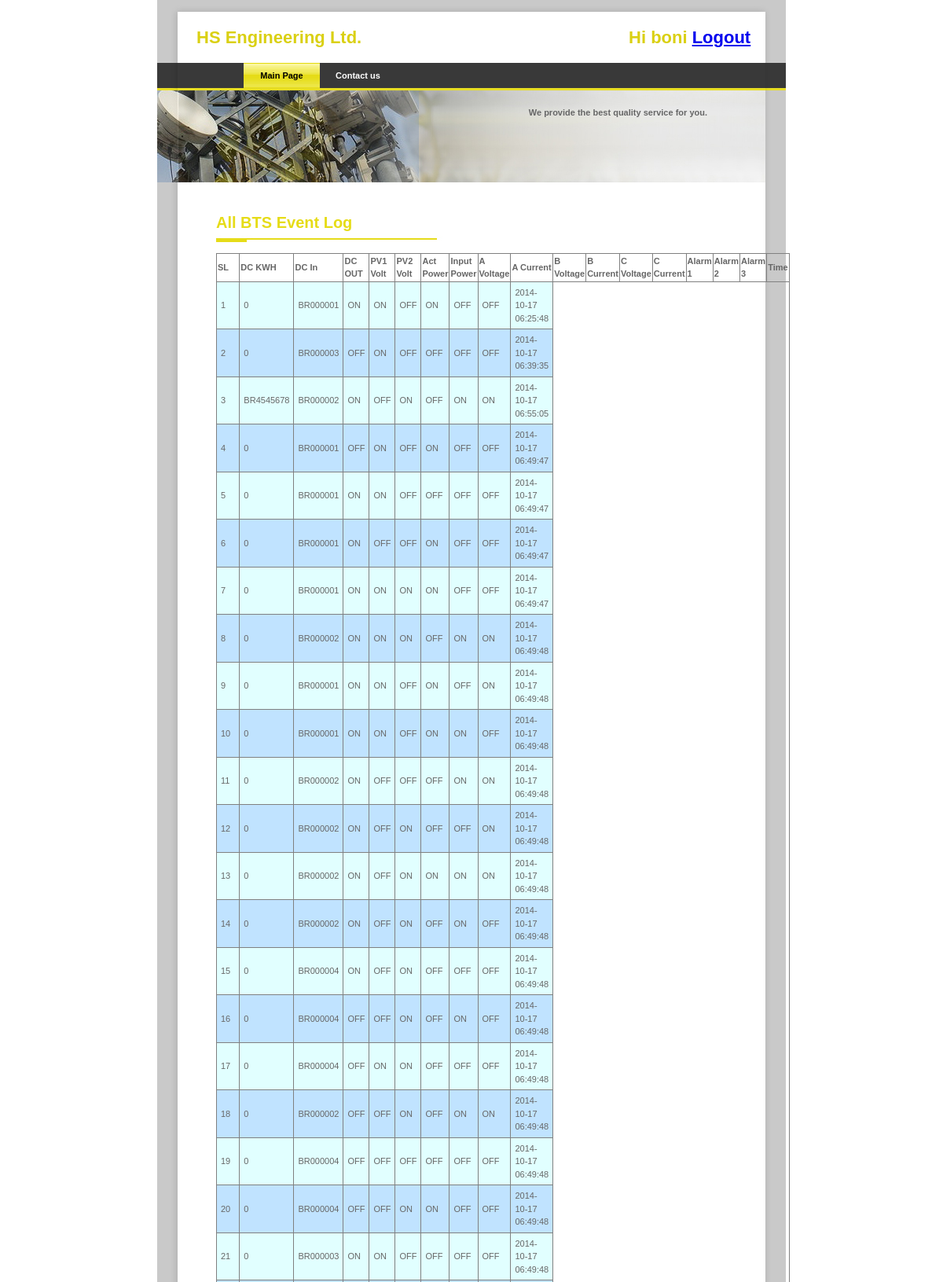
/robi/log_base.php (signed in, upper part), run on the app's committed database.
### tables this page shows
CREATE TABLE IF NOT EXISTS `bts_event_log` (
  `id` int(11) NOT NULL AUTO_INCREMENT,
  `bts_id` varchar(50) NOT NULL COMMENT 'id of s informationtable ''bt''',
  `door` tinyint(1) NOT NULL COMMENT '1=on, 0= off',
  `generator` tinyint(1) NOT NULL COMMENT '1=on, 0= off',
  `main` tinyint(1) NOT NULL COMMENT '1=on, 0= off',
  `aviation` tinyint(1) NOT NULL COMMENT '1=on, 0= off',
  `esc` tinyint(1) NOT NULL COMMENT '1=on, 0= off',
  `others` tinyint(1) NOT NULL COMMENT '1=on, 0= off',
  `user_id` int(11) NOT NULL COMMENT 'id of table "users"',
  `card_number` varchar(100) NOT NULL,
  `operation_method` varchar(50) NOT NULL COMMENT 'web or device',
  `status` tinyint(1) NOT NULL COMMENT '1=active, 0=inactive',
  `create_date` datetime NOT NULL,
  `modify_date` timestamp NOT NULL DEFAULT CURRENT_TIMESTAMP ON UPDATE CURRENT_TIMESTAMP,
  PRIMARY KEY (`id`)
);

### robi/log_base.php (the view, shortened to what this page needs)
<?php include('header.php');?>
    <div id="templatemo_header_pic">
      <div id="templatemo_slogan">We provide the best quality service for you.</div>
    </div>
  <div id="templatemo_content">
     <div id="templatemo_top" style="min-height:400px;">
      <h1>All BTS Event Log</h1>
      <p>
		<div style="width:650px; float:left">
			<table border="1"  style="width:100%; border-collapse:collapse">
										<tr>
											<th>SL</th>
											<th>DC KWH</th>
											<th>DC In</th>
											<th>DC OUT</th>
											<th>PV1 Volt</th>
											<th>PV2 Volt</th>
											<th>Act Power</th>
											<th>Input Power</th>
											<th>A Voltage</th>
											<th>A Current</th>
											<th>B Voltage</th>
											<th>B Current</th>
											<th>C Voltage</th>
											<th>C Current</th>
											<th>Alarm 1</th>
											<th>Alarm 2</th>
											<th>Alarm 3</th>
											<th>Time</th>
										</tr>
						<?php
						$dbhost       = "localhost";
						$dbuser = "root";
						$dbpass = "";
						$conn = mysqli_connect($dbhost, $dbuser, $dbpass);
						$sql = 'SELECT * FROM powertec_robi.bts_event_log';
						$result = mysqli_query( $conn, $sql  );
						$i=1;
						while($row = mysqli_fetch_array($result))
						{
											$class=$i%2;
											if($class==1)
												$class ='odd';
											else
												$class ='even';
											?>
											<tr class="<?php echo $class;?>">
											<td><?php echo $i; ?></td>
											<td><?php if(!empty($row['card_number'])) {echo $row['card_number'];} else {echo $row['user_id'] ;} ?></td>
											<td><?php echo $row['bts_id'] ; ?></td>
											<td><?php echo status_text($row['door']);?></td>
											<td><?php echo status_text($row['generator']) ; ?></td>
											<td><?php echo status_text($row['main']) ; ?></td>
											<td><?php echo status_text($row['aviation']) ; ?></td>
											<td><?php echo status_text($row['esc']) ; ?></td>
											<td><?php echo status_text($row['others']) ; ?></td>
											<td><?php echo $row['modify_date'] ; ?></td>
										</tr>
						<?php
						$i++;
						}?>
						</table>
		</div>
	  </p>
    </div>
    <?php
  function status_text($value){
	if($value==0)
		return "OFF";
	else
		Return "ON";
  }
  ?>
  </div>
<?php include('footer.php');?>

### robi/templatemo_style.css (style rules this page uses)
body { margin: 0; padding:0; font-family: Arial, Helvetica, sans-serif; font-size: 11px; line-height: 1.5em; color: #666666; }
h1 { height: 33px; font-size: 20px; font-weight: bold; color: #e6dc18; background: url(images/templatemo_h1.jpg) no-repeat; }
#templatemo_header_pic { height: 117px; background: url(images/templatemo_slogan.jpg) no-repeat; }
#templatemo_slogan { float: right; width: 700px; text-align: right; padding-right: 100px; padding-top: 20px; font-weight: bold; }
#templatemo_content { width: 800px; }
#templatemo_top { float: left; width: 650px; margin-top: 30px; padding-left: 75px; text-align: justify; }

### robi/log_base.php (style rules this page uses)
table tr td { padding:5px; }
.odd { background-color:#E1FFFF; }
.even { background-color:#C0E3FF; }

### data on the page
bts_event_log: user "0", bts "BR000001", door "ON", generator "ON", main "OFF", aviation "ON", esc "OFF", others "OFF", modify_date "2014-10-17 06:25:48"
bts_event_log: user "0", bts "BR000003", door "OFF", generator "ON", main "OFF", aviation "OFF", esc "OFF", others "OFF", modify_date "2014-10-17 06:39:35"
bts_event_log: card_number "BR4545678", bts "BR000002", door "ON", generator "OFF", main "ON", aviation "OFF", esc "ON", others "ON", modify_date "2014-10-17 06:55:05"
bts_event_log: user "0", bts "BR000001", door "OFF", generator "ON", main "OFF", aviation "ON", esc "OFF", others "OFF", modify_date "2014-10-17 06:49:47"
bts_event_log: user "0", bts "BR000001", door "ON", generator "ON", main "OFF", aviation "OFF", esc "OFF", others "OFF", modify_date "2014-10-17 06:49:47"
bts_event_log: user "0", bts "BR000001", door "ON", generator "OFF", main "OFF", aviation "ON", esc "OFF", others "OFF", modify_date "2014-10-17 06:49:47"
bts_event_log: user "0", bts "BR000001", door "ON", generator "ON", main "ON", aviation "ON", esc "OFF", others "OFF", modify_date "2014-10-17 06:49:47"
bts_event_log: user "0", bts "BR000002", door "ON", generator "ON", main "ON", aviation "OFF", esc "ON", others "ON", modify_date "2014-10-17 06:49:48"
bts_event_log: user "0", bts "BR000001", door "ON", generator "ON", main "OFF", aviation "ON", esc "OFF", others "ON", modify_date "2014-10-17 06:49:48"
bts_event_log: user "0", bts "BR000001", door "ON", generator "ON", main "OFF", aviation "ON", esc "ON", others "OFF", modify_date "2014-10-17 06:49:48"
bts_event_log: user "0", bts "BR000002", door "ON", generator "OFF", main "OFF", aviation "OFF", esc "ON", others "ON", modify_date "2014-10-17 06:49:48"
bts_event_log: user "0", bts "BR000002", door "ON", generator "OFF", main "ON", aviation "OFF", esc "OFF", others "ON", modify_date "2014-10-17 06:49:48"
bts_event_log: user "0", bts "BR000002", door "ON", generator "OFF", main "ON", aviation "ON", esc "ON", others "ON", modify_date "2014-10-17 06:49:48"
bts_event_log: user "0", bts "BR000002", door "ON", generator "OFF", main "ON", aviation "OFF", esc "ON", others "OFF", modify_date "2014-10-17 06:49:48"
bts_event_log: user "0", bts "BR000004", door "ON", generator "OFF", main "ON", aviation "OFF", esc "OFF", others "OFF", modify_date "2014-10-17 06:49:48"
bts_event_log: user "0", bts "BR000004", door "OFF", generator "OFF", main "ON", aviation "OFF", esc "ON", others "OFF", modify_date "2014-10-17 06:49:48"
bts_event_log: user "0", bts "BR000004", door "OFF", generator "ON", main "ON", aviation "OFF", esc "OFF", others "OFF", modify_date "2014-10-17 06:49:48"
bts_event_log: user "0", bts "BR000002", door "OFF", generator "OFF", main "ON", aviation "OFF", esc "ON", others "ON", modify_date "2014-10-17 06:49:48"
bts_event_log: user "0", bts "BR000004", door "OFF", generator "OFF", main "OFF", aviation "OFF", esc "OFF", others "OFF", modify_date "2014-10-17 06:49:48"
bts_event_log: user "0", bts "BR000004", door "OFF", generator "OFF", main "ON", aviation "ON", esc "OFF", others "OFF", modify_date "2014-10-17 06:49:48"
bts_event_log: user "0", bts "BR000003", door "ON", generator "ON", main "OFF", aviation "OFF", esc "OFF", others "OFF", modify_date "2014-10-17 06:49:48"

### other printed values
$username "boni"
